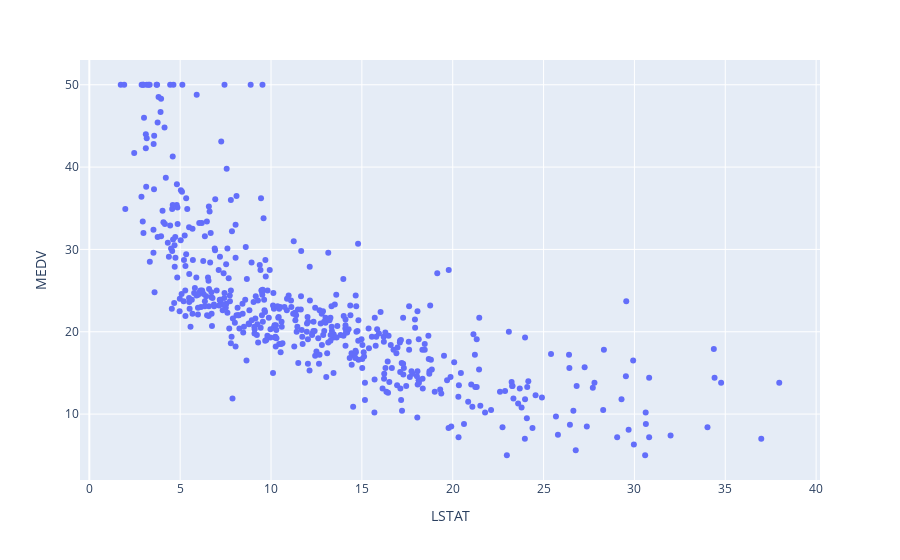

The notebook cell saved with this chart:
### Code cell
# LSTAT x MEDV (indice de status mais baixo da população e preço de imovel)
fig = px.scatter(data, x=data.LSTAT, y=data.MEDV)
fig.show()

### Figure 1 — Plotly figure (JSON) as saved in the notebook; plotly's stock layout.template omitted (floating-point values rounded to 4 significant figures; data arrays with more than 128 entries replaced by an {"elided": "..."} marker saying what was removed)
{"data": [{"hovertemplate": "LSTAT=%{x}<br>MEDV=%{y}<extra></extra>", "legendgroup": "", "marker": {"color": "#636efa", "symbol": "circle"}, "mode": "markers", "name": "", "orientation": "v", "showlegend": false, "type": "scatter", "x": {"elided": "506 float values"}, "xaxis": "x", "y": {"elided": "506 float values"}, "yaxis": "y"}], "layout": {"legend": {"tracegroupgap": 0}, "margin": {"t": 60}, "xaxis": {"anchor": "y", "domain": [0, 1], "title": {"text": "LSTAT"}}, "yaxis": {"anchor": "x", "domain": [0, 1], "title": {"text": "MEDV"}}}}
